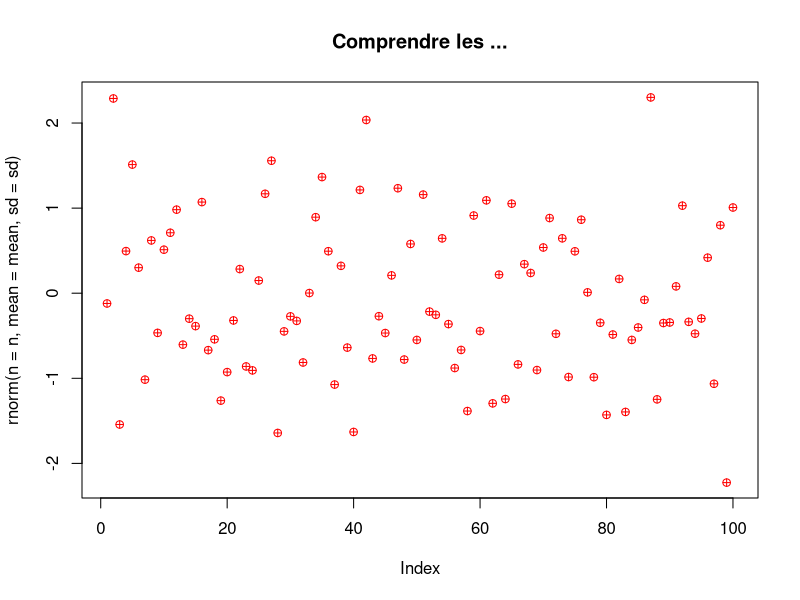

Generate this figure with R:
## ---- chunk 1
rnormPlot <- function(n, mean = 0, sd = 1, ...){
  plot(rnorm(n = n, mean = mean, sd = sd), ...)
}
rnormPlot(n = 100, main = "Comprendre les ...", col = "red", pch = 10)
## ---- chunk 2
test <- function(x, y = 2){
  x + y
}
test(2)             

somme <- test(x = 2, y = 2)
somme
## ---- chunk 3
test <- function(x, y = 2){
  if(y == 0){
    return(x)
  }
  x + y
}
test(2)             
## ---- chunk 4
test <- function(x, y = 2){
  list(x = x, y = y)
}
test(2)             
## ---- chunk 5
test <- function(x, y = 2){
  x + y
  invisible()
}
test(2)  # no print on console
res <- test(2)
res     # and NULL result
## ---- chunk 6
test <- function(x, y = 2){
  invisible(x + y)
}
test(2)  # no print on console
res <- test(2)
res      # but a result !
## ---- chunk 7
x <- 100
test <- function(x, y){
  x <- x + y
  x
}

# la fonction retourne bien 10
test(5, 5)

# et x vaut bien toujours 100
x
## ---- chunk 8
x <- 100
test <- function(x, y){
  x <<- x + y
  y <<- y
  x
}

# la fonction retourne ...  5 ?
test(5, 5)

# et x vaut maintenant 10, et y 5
x ; y
## ---- chunk 9
f <- function(x){
  x + 1
}

res1 <- sapply(1:10, f)

res2 <- sapply(1:10, function(x) x + 1)

res1
res2
## ---- chunk 10
test <- function(x){
  # pour une erreur plus compréhensible
  if(missing(x)){
    stop("x is missing. Please enter a valid argument")
  }
  if(!class(x) %in% c("numeric", "integer")){
    x <- as.numeric(as.character(x))
    warning("x is coerced to numeric")
  }
  message("compute x*2")
  x*2
}

try(test())

#> Error: x is missing. Please enter a valid argument

test("5")
## ---- chunk 11
#' le titre de ma fonction
#'
#' Une description succinte de ma fonction
#' sur plusieurs lignes si on veut
#'
#' @param nom : Character. Nom de la personne
#' @param prenom : Character. Prénom de la personne
#' 
#' @return : Character. Identification de la personne
#' 
#' @importFrom base paste0
#'
#' @examples
#' # les examples sont éxécutables dans RStudio avec Ctrl+Entrée
#' identify("Thieurmel", "Benoit")
identify <- function(nom, prenom){
  base::paste0("Nom :", nom, ", prénom : ", prenom)
}
## ---- chunk 12
test <- sapply(list(1:2,"a"), function(x) try(log(x), silent = TRUE));test

# on récupére un object de class "try-error", avec le message d'erreur
class(test[[2]])
test[[2]][1]
## ---- chunk 13
test <- tryCatch(log("a"), error = function(e){
  print(e)
  return(0)
})

test
## ---- chunk 14
f <- function(){message("message") ; 0}
test <- withCallingHandlers(f(), message = function(e){e})
test
# tryCatch
test <- tryCatch(f(), message = function(e){e})
test
